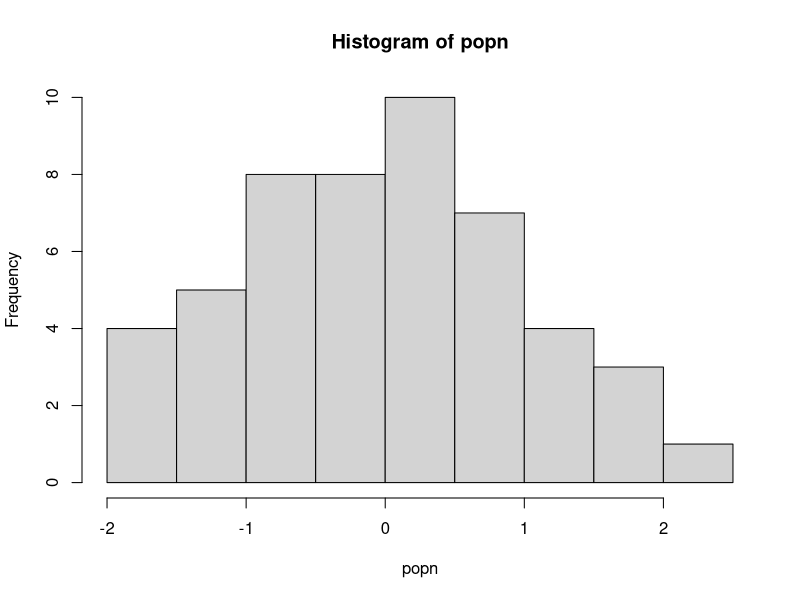

The R script that drew this image: (Note: this script raises an error after producing the figure.)
doit <- function(x){
  temp_x <- sample(x, replace = TRUE)
  if(length(unique(temp_x)) > 30) {#only take mean if sample was sufficient
    print(paste("Mean of this sample was:", as.character(mean(temp_x))))
  } 
  else {
    stop("Couldn't calculate mean: too few unique values!")
  }
}

# Now generate your population
popn <- rnorm(50)
hist(popn)

# use lapply like you did before
lapply(1:15, function(i) doit(popn))
# use try
result <- lapply(1:15, function(i) try(doit(popn), FALSE))
class(result)
result
result <- vector("list", 15) #Preallocate/Initialize
for(i in 1:15) {
  result[[i]] <- try(doit(popn), FALSE)
}